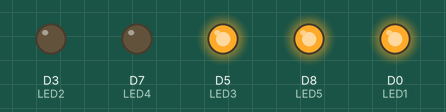
Simulated run of this sketch. Board: ESP8266 (NodeMCU). On the bench: output pins drawn as LEDs (lit = HIGH).

Above: at 0.5 s.
At 3.5 s:
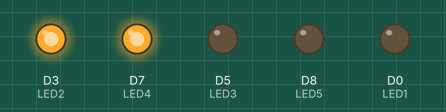
Timing chart, 0 to 4.6 s (numbered marks = the images above):
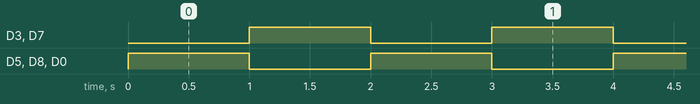

Measured:
- by itself, D3 (LED2), D7 (LED4), D5 (LED3), D8 (LED5), D0 (LED1): alternates HIGH for 1.0 s and LOW for 1.0 s

The sketch:

multiple_LED.ino
```cpp
#define LED1 D0
#define LED2 D3
#define LED3 D5
#define LED4 D7
#define LED5 D8


void setup() {
  pinMode(LED1, OUTPUT);
  pinMode(LED2, OUTPUT);
  pinMode(LED3, OUTPUT);
  pinMode(LED4, OUTPUT);
  pinMode(LED5, OUTPUT);
}

void loop() {
  digitalWrite(LED1, HIGH);
  digitalWrite(LED2, LOW);
  digitalWrite(LED3, HIGH);
  digitalWrite(LED4, LOW);
  digitalWrite(LED5, HIGH);
  delay(1000); // Wait for 1000 millisecond(s)
  digitalWrite(LED1, LOW);
  digitalWrite(LED2, HIGH);
  digitalWrite(LED3, LOW);
  digitalWrite(LED4, HIGH);

  digitalWrite(LED5, LOW);
  delay(1000); // Wait for 1000 millisecond(s)

}
```
